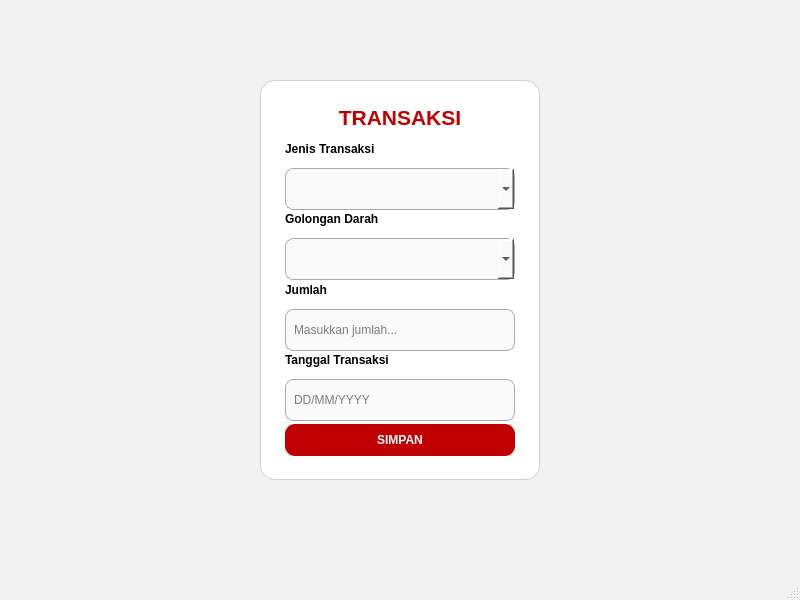
<?xml version="1.0" encoding="UTF-8"?>
<ui version="4.0">
 <class>MainWindow</class>
 <widget class="QMainWindow" name="MainWindow">
  <property name="geometry">
   <rect>
    <x>0</x>
    <y>0</y>
    <width>800</width>
    <height>600</height>
   </rect>
  </property>
  <property name="styleSheet">
   <string notr="true">
    QMainWindow {
        background-color: #f1f1f1;
        font-family: "Segoe UI";
    }

    QWidget#panel {
        background-color: white;
        border-radius: 15px;
        border: 1px solid #d0d0d0;
    }

    QComboBox, QLineEdit {
        border: 1px solid #aaaaaa;
        border-radius: 8px;
        padding: 6px;
        background: #fafafa;
        min-height: 28px;
    }
    QComboBox:hover, QLineEdit:hover {
        border: 1px solid #c00000;
    }

    QPushButton {
        background-color: #c00000;
        color: white;
        border-radius: 10px;
        font-weight: 600;
        height: 32px;
    }
    QPushButton:hover {
        background-color: #a00000;
    }

    QLabel {
        font-weight: 600;
    }
   </string>
  </property>

  <property name="windowTitle">
   <string>Transaksi</string>
  </property>

  <widget class="QWidget" name="centralwidget">

   <widget class="QWidget" name="panel">
    <property name="geometry">
     <rect>
      <x>260</x>
      <y>80</y>
      <width>280</width>
      <height>400</height>
     </rect>
    </property>

    <layout class="QVBoxLayout" name="verticalLayout">
     <property name="spacing">
      <number>12</number>
     </property>
     <property name="leftMargin">
      <number>25</number>
     </property>
     <property name="topMargin">
      <number>25</number>
     </property>
     <property name="rightMargin">
      <number>25</number>
     </property>
     <property name="bottomMargin">
      <number>25</number>
     </property>

     <item>
      <widget class="QLabel" name="labelTitle">
       <property name="text">
        <string>TRANSAKSI</string>
       </property>
       <property name="alignment">
        <set>Qt::AlignCenter</set>
       </property>
       <property name="styleSheet">
        <string notr="true">font-size:16pt; color:#c00000; font-weight:700;</string>
       </property>
      </widget>
     </item>

     <item>
      <widget class="QLabel" name="label_jenis">
       <property name="text">
        <string>Jenis Transaksi</string>
       </property>
      </widget>
     </item>
     <item>
      <widget class="QComboBox" name="comboBox"/>
     </item>

     <item>
      <widget class="QLabel" name="label_goldar">
       <property name="text">
        <string>Golongan Darah</string>
       </property>
      </widget>
     </item>
     <item>
      <widget class="QComboBox" name="comboBox_2"/>
     </item>

     <item>
      <widget class="QLabel" name="label_jumlah">
       <property name="text">
        <string>Jumlah</string>
       </property>
      </widget>
     </item>
     <item>
      <widget class="QLineEdit" name="lineEdit">
       <property name="placeholderText">
        <string>Masukkan jumlah...</string>
       </property>
      </widget>
     </item>

     <item>
      <widget class="QLabel" name="label_tanggal">
       <property name="text">
        <string>Tanggal Transaksi</string>
       </property>
      </widget>
     </item>
     <item>
      <widget class="QLineEdit" name="lineEdit_2">
       <property name="placeholderText">
        <string>DD/MM/YYYY</string>
       </property>
      </widget>
     </item>

     <item>
      <widget class="QPushButton" name="pushButton">
       <property name="text">
        <string>SIMPAN</string>
       </property>
      </widget>
     </item>

    </layout>
   </widget>

  </widget>

  <widget class="QMenuBar" name="menubar"/>
  <widget class="QStatusBar" name="statusbar"/>
 </widget>
 <resources/>
 <connections/>
</ui>
